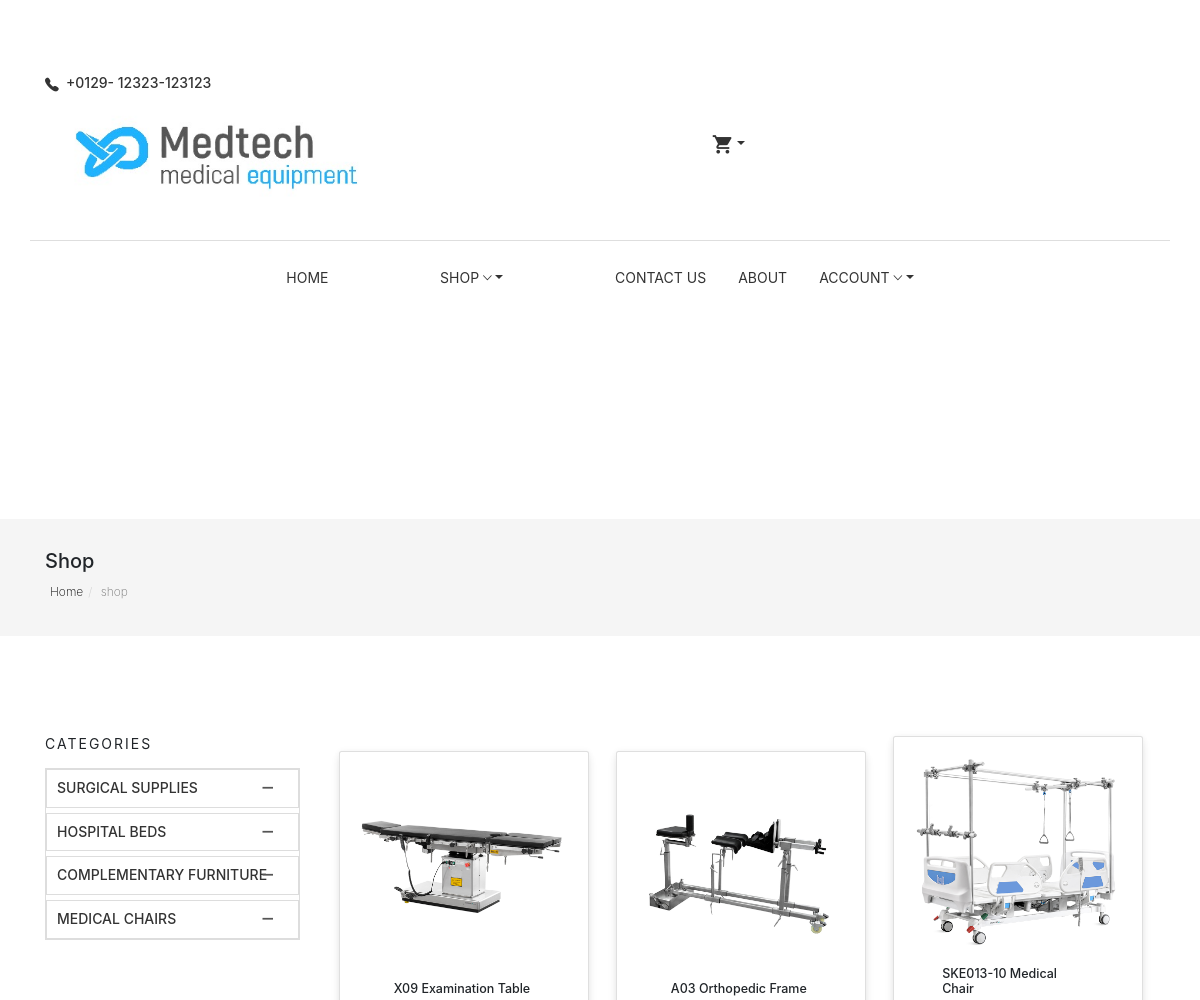
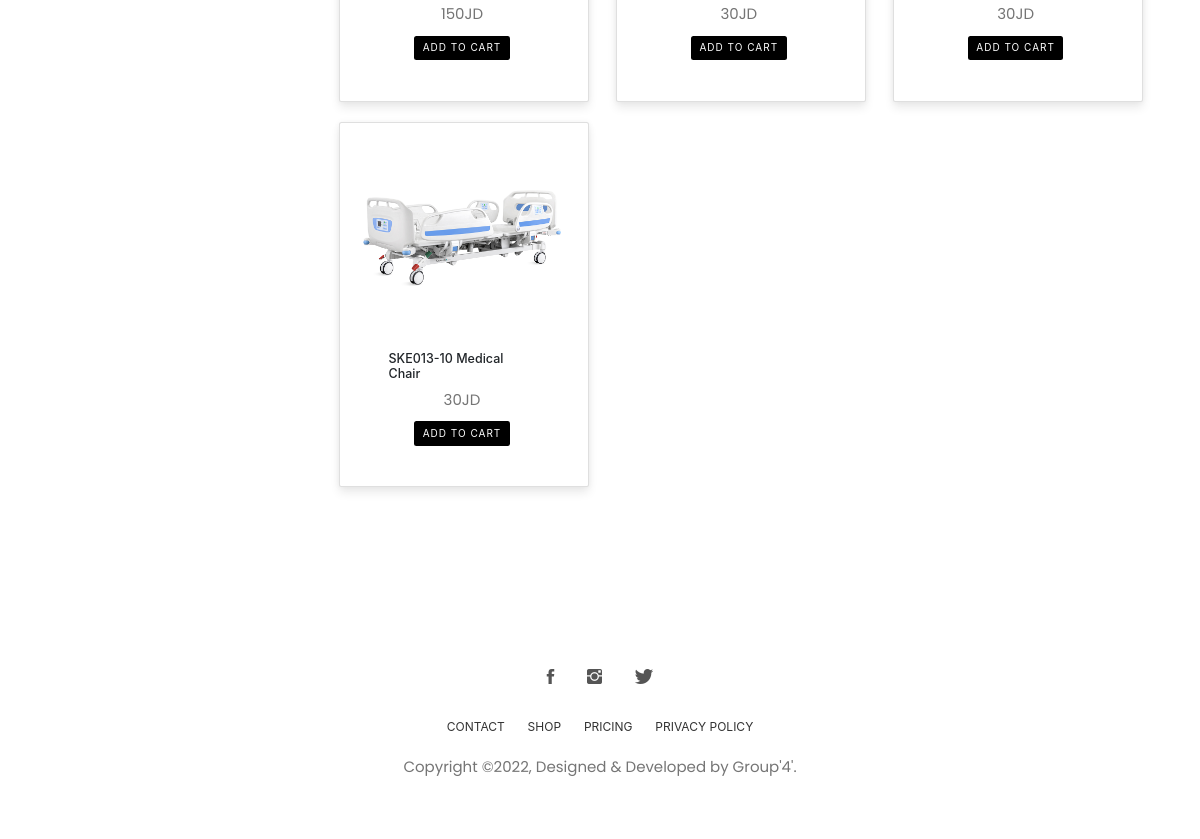
/Medtech/products.php?cat=6, run on the app's committed database (2 pictures, top to bottom).
### tables this page shows
CREATE TABLE `categories` (
  `cat_id` int(10) NOT NULL,
  `cat_title` text NOT NULL,
  `cat_top` text NOT NULL,
  `cat_image` text NOT NULL
);

CREATE TABLE `products` (
  `product_id` int(10) NOT NULL,
  `cat_id` int(10) NOT NULL,
  `date` timestamp NOT NULL DEFAULT current_timestamp() ON UPDATE current_timestamp(),
  `product_title` text NOT NULL,
  `product_img1` text NOT NULL,
  `product_img2` text NOT NULL,
  `product_img3` text NOT NULL,
  `product_price` int(10) NOT NULL,
  `product_psp_price` int(100) NOT NULL,
  `product_desc` text NOT NULL,
  `status` varchar(255) NOT NULL,
  `cartID` int(11) NOT NULL
);

### Medtech/products.php (the view, shortened to what this page needs)
<?php
include_once('includes/header.php');
include("includes/connection.php");
?>
<section class="page-header">
	<div class="container">
		<div class="row">
			<div class="col-md-12">
				<div class="content">
					<h2 class="page-name">Shop<span style="font-size: 20px;"></span></h2>
					<ol class="breadcrumb">
						<li><a href="index.php">Home</a></li>
						<li class="active">shop</li>
					</ol>
				</div>
			</div>
		</div>
	</div>
</section>
<section class="products section">
	<div class="container">
		<div class="row">
			<div class="col-lg-3">
				<div class="widget product-category">
					<h4 class="widget-title">Categories</h4>
					<div class="panel-group commonAccordion" id="accordion" role="tablist" aria-multiselectable="true">
						<div class="panel panel-default">
							<div class="panel-heading" role="tab" id="headingOne">
								<?php
								$get_cats = "select * from categories";
								$run_cats = mysqli_query($con, $get_cats);
								while ($row_cats = mysqli_fetch_array($run_cats)) {
									$cat_id = $row_cats['cat_id'];
									$cat_title = $row_cats['cat_title'];
									echo "
							   <div class='panel panel-default'>
								   <h1 class='panel-title'>
									   <a href='products.php?cat=$cat_id'> $cat_title </a>
									   </h1>
								   </div>
							   ";
								}
								?>
							</div>
						</div>
					</div>
				</div>
			</div>
			<div class="col-lg-9">
				<div class="row ">
					<div class='product-item '>
						<?php
						$Cid = $_GET['cat'];
						$query = "SELECT  * FROM  `products` p , `categories` c
			           WHERE  p.`cat_id` =c.`cat_id`  AND c.`cat_id`=$Cid";
						$run_cat = mysqli_query($con, $query);
						while ($row_cats = mysqli_fetch_array($run_cat)) {
							$pro_id = $row_cats['product_id'];
							$pro_title = $row_cats['product_title'];
							$pro_price = $row_cats['product_price'];
							$pro_img1 = $row_cats['product_img1'];
						?>
							<div class="card" style="width: 25rem;display:inline-block;margin-left:24px;margin-bottom:20px">
								<a class='row' href='product-single.php?cat=<?php echo $pro_id ?>'>
									<img class="card-img-top " src="../admin/product_images/<?php echo $pro_img1 ?>" alt="Card image cap">
								</a>
								<div class="card-body">
									<h5 class="card-title d-flex justify-content-center"><?php echo $pro_title ?></h5>
									<p class="card-text d-flex justify-content-center"><?php echo $pro_price . 'JD' ?></p>
										<form action='AddToCart.php' method='get'>
											<input   style="margin:auto;" type='submit' name="addtc" class="btn btn-main d-flex justify-content-center" value='Add to cart'>
										</form>
								</div>
							</div>
							<?php	} ?>
					</div>
				</div>
			</div>
		</div>
</section>
<?php include_once('includes/footer.php') ?>
<link rel="stylesheet" href="https://cdn.jsdelivr.net/npm/bootstrap@4.0.0/dist/css/bootstrap.min.css">
</body>
</html>

### Medtech/includes/header.php (shortened to what this page needs)
<?php
@$WelcomeMsg = $_SESSION['loggedName'];
?>
<!DOCTYPE html>
<html lang="en">
<head>
	<link rel="stylesheet" href="plugins/themefisher-font/style.css">
	<link rel="stylesheet" href="plugins/bootstrap/css/bootstrap.min.css">
	<link rel="stylesheet" href="plugins/animate/animate.css">
	<link rel="stylesheet" href="plugins/slick/slick.css">
	<link rel="stylesheet" href="plugins/slick/slick-theme.css">
	<link rel="stylesheet" href="css/style.css">
</head>
<body id="body">
	<section class="top-header">
		<div class="container">
			<div class="row">
				<div class="col-md-4 col-md-12 col-sm-4 h1">
					<div class="contact-number h1 ">
						<?php
						if (!isset($_SESSION['loggedIn'])) { ?>
							<div class="contact-number">
								<i class="tf-ion-ios-telephone" style="font-size:20px ;"></i>
								<span style="font-size:14px ;">+0129- 12323-123123</span>
							</div>
						<?php
						} else { ?>
							<h4>Welcome <?php echo '<span style="color:#1BB2FB;"> ' . strtoupper($WelcomeMsg)  . '!</span>'; ?></h4>
						<?php
						}
						?>
					</div>
				</div>
				<div class="col-md-4 col-xs-12 col-sm-4">
					<div class="logo text-center">
						<a href="index.php">
							<img class="img-responsive" src="images/new/1.jpeg" alt="menu image" style="width: 340px; height:100px;" />
						</a>
					</div>
				</div>
				<div class="col-md-4 col-xs-12 col-sm-4 h1">
					<ul class="top-menu text-right list-inline">
						<li class="dropdown cart-nav dropdown-slide">
							<a  href="#!" class="dropdown-toggle" data-toggle="dropdown" data-hover="dropdown"><i style="font-size: 23px; margin-left:100px;" class="tf-ion-android-cart"></i></a>
						</li>
					</ul>
				</div>
			</div>
		</div>
	</section>
	<section class="menu">
		<nav class="navbar navigation">
			<div class="container">
				<div id="navbar" class="navbar-collapse collapse text-center">
					<ul class="nav navbar-nav">
						<li class="dropdown ">
							<a href="index.php">Home</a>
						</li>
						<li class="dropdown dropdown-slide">
							<a href="#!" class="dropdown-toggle" data-toggle="dropdown" data-hover="dropdown" data-delay="350" role="button" aria-haspopup="true" aria-expanded="false">Shop <span class="tf-ion-ios-arrow-down"></span></a>
							<div class="dropdown-menu" style="background-color: white;">
								<div class="row">
						<li class="dropdown full-width">
							<a href="contact.php" data-delay="350" role="button" aria-haspopup="true" aria-expanded="false">Contact Us <span c></span></a>
						</li>
						<li>
							<a href="about.php" data-delay="350" aria-haspopup="true" aria-expanded="false">About <span></span></a>
						</li>
						<li class="dropdown dropdown-slide">
							<a href="#!" class="dropdown-toggle" data-toggle="dropdown" data-hover="dropdown" data-delay="350" role="button" aria-haspopup="true" aria-expanded="false">Account <span class="tf-ion-ios-arrow-down"></span></a>
						</li>
					</ul>
				</div>
			</div>
		</nav>
	</section>

### Medtech/includes/footer.php
<footer class="footer section text-center">
	<div class="container"style="color:#DDF3FF" >
		<div class="row">
			<div class="col-md-12">
				<ul class="social-media">
					<li>
						<a href="https://www.facebook.com">
							<i class="tf-ion-social-facebook"></i>
						</a>
					</li>
					<li>
						<a href="https://www.instagram.com">
							<i class="tf-ion-social-instagram"></i>
						</a>
					</li>
					<li>
						<a href="https://www.twitter.com">
							<i class="tf-ion-social-twitter"></i>
						</a>
					</li>
				</ul>
				<ul class="footer-menu text-uppercase">
					<li>
						<a href="contact.php">CONTACT</a>
					</li>
					<li>
						<a href="products.php?cat=7">SHOP</a>
					</li>
					<li>
						<a href="">Pricing</a>
					</li>
					<li>
						<a href="">PRIVACY POLICY</a>
					</li>
				</ul>
				<p class="copyright-text">Copyright &copy;2022, Designed &amp; Developed by Group'4'.</p>
			</div>
		</div>
	</div>
</footer>

### Medtech/css/style.css (style rules this page uses)
body { line-height: 1.5; font-family: "Poppins", sans-serif; -webkit-font-smoothing: antialiased; }
.card { border-radius: 4px; background: #fff; box-shadow: 0 6px 10px rgba(0,0,0,.08), 0 0 6px rgba(0,0,0,.05); transition: .3s transform cubic-bezier(.155,1.105,.295,1.12),.3s box-shadow,.3s -webkit-transform cubic-bezier(.155,1.105,.295,1.12); padding: 14px 40px 18px 36px; cursor: pointer; }
p { font-family: "Poppins", sans-serif; color: #757575; font-size: 15px; }
h1, h2, h3, h4, h5, h6 { font-family: "Poppins", sans-serif; }
h1, h2, h3, h4, h5, h6 { font-weight: 400; }
ol, ul { margin: 0; padding: 0; list-style: none; }
a, a:focus, a:hover { text-decoration: none; outline: 0; color: #000; }
.btn-main, .btn-solid-border, .btn-transparent, .btn-small { background: #000; color: #fff; display: inline-block; font-size: 11px; letter-spacing: 1px; padding: 14px 35px; text-transform: uppercase; font-weight: 200; border-radius: 0; }
.section { padding: 80px 0; }
.page-header { background: #f5f5f5; margin-top: 20px; border-bottom: none; padding: 30px 0; }
.page-header .breadcrumb { background: transparent; padding: 5px; margin: 0; }
.page-header .breadcrumb li { font-weight: 200; font-size: 12px; }
.page-header .breadcrumb li a { color: #000; }
.dropdown-slide { position: static; }
.dropdown-slide .dropdown-menu { border-radius: 0; opacity: 1; visibility: visible; position: absolute; padding: 15px; border: 1px solid #ebebeb; box-shadow: 0 2px 4px rgba(0, 0, 0, 0.05); transition: .3s all; position: absolute; display: block; visibility: hidden; opacity: 0; -webkit-transform: translateY(30px); transform: translateY(30px); transition: visibility 0.2s, opacity 0.2s, -webkit-transform 500ms cubic-bezier(0.43, 0.26, 0.11, 0.99); transition: visibility 0.2s, opacity 0.2s, transform 500ms cubic-bezier(0.43, 0.26, 0.11, 0.99); transition: visibility 0.2s, opacity 0.2s, transform 500ms cubic-bezier(0.43, 0.26, 0.11, 0.99), -webkit-transform 500ms cubic-bezier(0.43, 0.26, 0.11, 0.99); }
.commonAccordion .panel, .commonAccordion-2 .panel { border-radius: 0; box-shadow: none; }
.commonAccordion .panel .panel-heading, .commonAccordion-2 .panel .panel-heading { background: transparent; padding: 0; }
.commonAccordion .panel .panel-title, .commonAccordion-2 .panel .panel-title { position: relative; }
.commonAccordion .panel .panel-title a, .commonAccordion-2 .panel .panel-title a { display: block; font-size: 14px; text-transform: uppercase; padding: 10px 10px; }
.commonAccordion .panel .panel-title a:before, .commonAccordion-2 .panel .panel-title a:before { color: #555; content: "\f209"; position: absolute; right: 25px; font-family: "themefisher-font"; }
.top-header .container { padding-top: 35px; padding-bottom: 35px; border-bottom: 1px solid #dedede; }
.top-header .contact-number { font-size: 12px; color: #333; }
.top-header .contact-number i { margin-right: 4px; font-size: 18px; vertical-align: middle; }
.top-header .top-menu > li > a { color: #333; font-size: 15px; padding: 0 8px; }
.top-header .top-menu > li > a i { font-size: 16px; margin-right: 2px; vertical-align: middle; }
.top-header .logo a { display: inline-block; }
.navigation { margin-bottom: 0; padding: 10px 0; }
.navigation .navbar-nav > li { position: static; }
.navigation .navbar-nav > li > a { color: #333; font-size: 14px; padding: 20px 15px; text-transform: uppercase; transition: .2s ease-in-out 0s; border: 1px solid transparent; }
.navigation .container { position: relative; }
.navigation .navbar-nav { float: none; display: inline-block; }
.navigation .dropdown-slide .dropdown-menu { right: auto; left: auto; border: none; }
.product-item { margin-bottom: 30px; }
.widget { margin-bottom: 30px; padding-bottom: 35px; }
.widget .widget-title { margin: 0; padding-bottom: 15px; font-size: 14px; font-weight: 400; text-transform: uppercase; letter-spacing: 2px; }
.footer { background:#fff; padding: 50px 0; }
.footer .footer-menu { margin-top: 30px; }
.footer .footer-menu li { display: inline-block; margin: 0 10px; }
.footer .footer-menu li a { color: #333; font-size: 12px; }
.footer .copyright-text { margin-top: 20px; }
.social-media li { display: inline-block; margin: 0 5px; }
.social-media li a { padding: 8px 10px; }
.social-media li a i { font-size: 20px; color: #555; }

### data on the page
categories: cat_title "SURGICAL SUPPLIES"
categories: cat_title "HOSPITAL BEDS"
categories: cat_title "COMPLEMENTARY FURNITURE"
categories: cat_title "MEDICAL CHAIRS"
products: product_img1 (picture), product_title "X09 Examination Table", product_price "150"
products: product_img1 (picture), product_title "A03 Orthopedic Frame", product_price "30"
products: product_img1 (picture), product_title "SKE013-10 Medical Chair", product_price "30"
products: product_img1 (picture), product_title "SKE013-10 Medical Chair", product_price "30"
